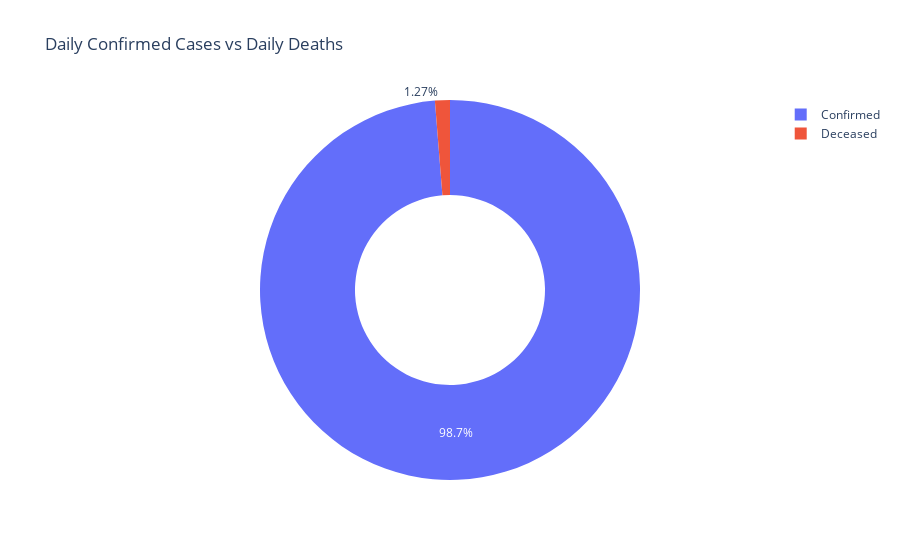

This figure's notebook cell:
### Code cell
cases = df1["Daily Confirmed"].sum()
deceased = df1["Daily Deceased"].sum()

labels = ["Confirmed", "Deceased"]
values = [cases, deceased]

fig = px.pie(df1, values=values, 
             names=labels, 
             title='Daily Confirmed Cases vs Daily Deaths', hole=0.5)
fig.show()

### Figure 1 — Plotly figure (JSON) as saved in the notebook; plotly's stock layout.template omitted (floating-point values rounded to 4 significant figures)
{"data": [{"domain": {"x": [0, 1], "y": [0, 1]}, "hole": 0.5, "hovertemplate": "label=%{label}<br>value=%{value}<extra></extra>", "labels": ["Confirmed", "Deceased"], "legendgroup": "", "name": "", "showlegend": true, "type": "pie", "values": [37899299, 486649]}], "layout": {"legend": {"tracegroupgap": 0}, "title": {"text": "Daily Confirmed Cases vs Daily Deaths"}}}
